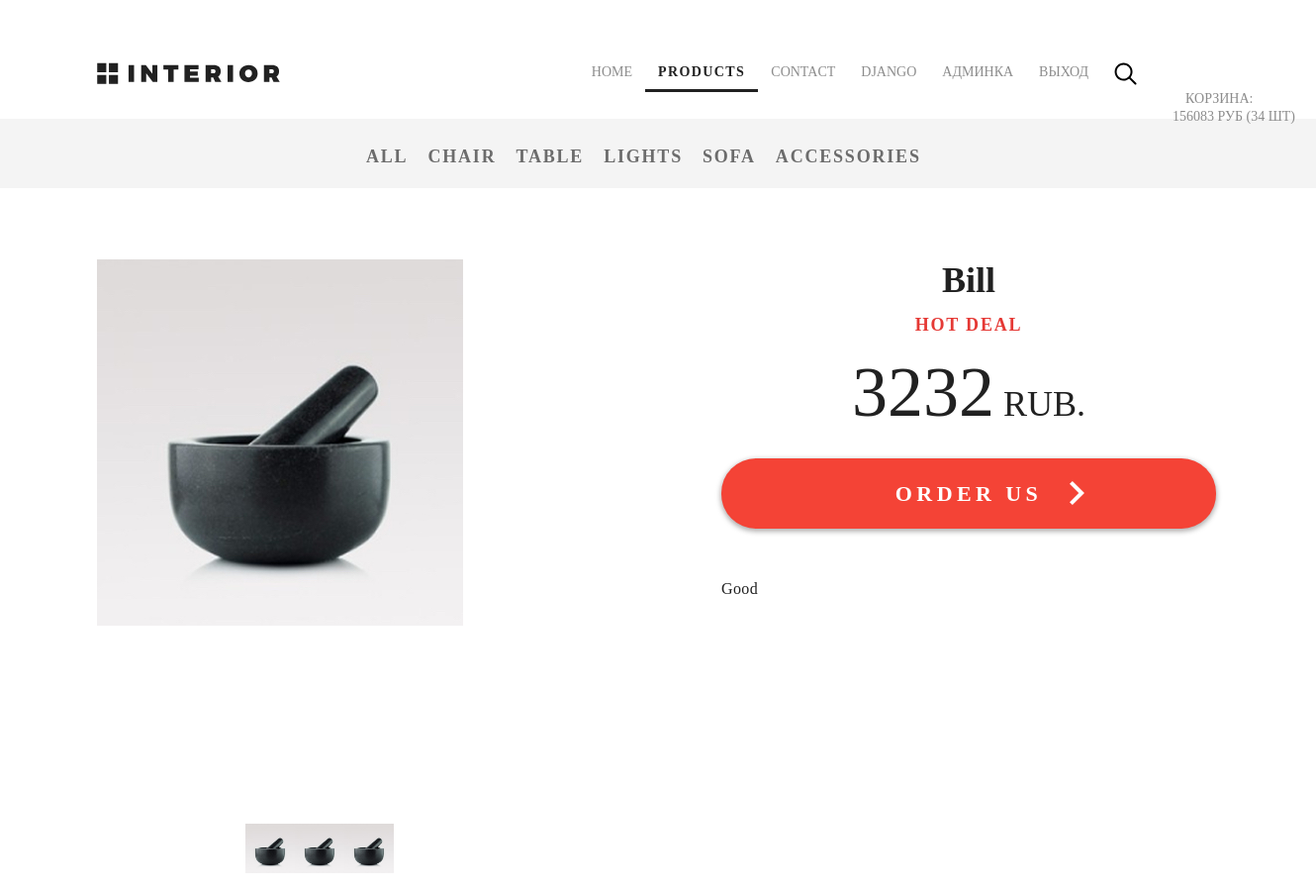
Page /products/ (signed in, upper part) on the earlier database version.
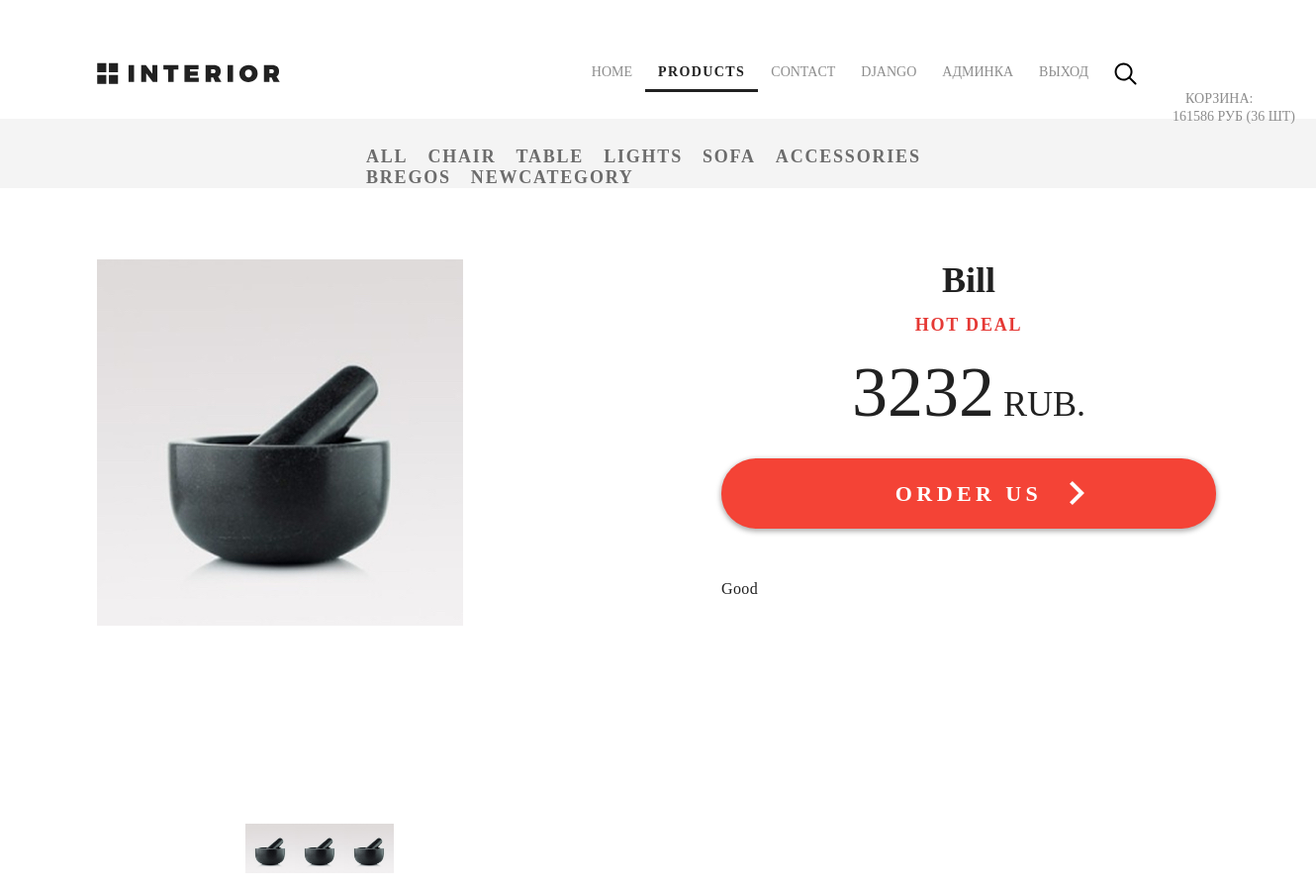
Same page on the later database version.
### basketapp/models.py (models this page shows)
class Basket(models.Model):
    user = models.ForeignKey(ShopUser, on_delete=models.CASCADE, related_name='basket')
    product = models.ForeignKey(Product, on_delete=models.CASCADE)
    quantity = models.PositiveIntegerField('количество', default=0)
    add_datetime = models.DateTimeField('дата добавления', auto_now_add=True)
    @property
    def product_cost(self):
        return self.product.price * self.quantity
    @property
    def total_quantity(self):
        return sum(map(lambda x: x.quantity, self.user.basket.all()))
    @property
    def total_cost(self):
        return sum(map(lambda x: x.product_cost, self.user.basket.all()))

### authapp/models.py (models this page shows)
class ShopUser(AbstractUser):
    age = models.PositiveSmallIntegerField('Возраст', null=True)
    avatar = models.ImageField(upload_to='users_avatars', blank=True)
    id_for_friends = models.CharField('Код для пригашения друзей', max_length=8, blank=True)

### mainapp/models.py (models this page shows, shortened)
class Product(models.Model):
    category = models.ForeignKey(ProductCategory, on_delete=models.PROTECT, verbose_name='Категория')
    name = models.CharField('Название', max_length=128)
    short_description = models.CharField('Краткое описание', max_length=128, blank=True)
    description = models.TextField('Описание', blank=True)
    quantity = models.PositiveIntegerField('Количество', default=0)
    price = models.DecimalField('Цена', max_digits=10, decimal_places=0, default=0)
    image = models.ImageField(upload_to='products_images', blank=True)
    is_active = models.BooleanField(default=True)
    created_at = models.DateTimeField('Дата создания', auto_now_add=True)
    updated_at = models.DateTimeField('Дата обновления', auto_now=True)

class ProductCategory(models.Model):
    name = models.CharField('Название', max_length=128, unique=True)
    description = models.TextField('Описание', max_length=255, blank=True)
    is_active = models.BooleanField(default=True)
    created_at = models.DateTimeField('Дата создания', auto_now_add=True)

### mainapp/views.py (the view)
# urls.py: path('products/', mainapp.products, name="products"),
def products(request, page=1):
    categories = ProductCategory.objects.all()
    hot_product_pk = random.choice(Product.objects.filter(is_active=True).values_list('pk', flat=True))
    hot_product = Product.objects.get(pk=hot_product_pk)
    same_products = hot_product.category.product_set.filter(is_active=True).exclude(pk=hot_product.pk)
    products_paginator = Paginator(same_products, 1)
    try:
        same_products = products_paginator.page(page)
    except PageNotAnInteger:
        same_products = products_paginator.page(1)
    except EmptyPage:
        same_products = products_paginator.page(products_paginator.num_pages)
    context = {
        'page_title': 'Products',
        'categories': categories,
        'hot_product': hot_product,
        'same_products': same_products,
        'basket': get_basket(request),
    }
    return render(request, 'mainapp/product-details.html', context)

### mainapp/templatetags/my_filters.py (called while the page is built)
@register.filter(name='media_folder_products')
def media_folder_products(string):
    if not string:
        string = 'products_images/default.jpg'
    return f'{settings.MEDIA_URL}{string}'

### mainapp/views.py (called while the page is built)
def get_basket(request):
    return request.user.is_authenticated and request.user.basket.all() or []

### mainapp/templates/mainapp/product-details.html (shortened to what this page needs)
{% extends 'mainapp/base.html' %}
{% load static %}
{% load my_filters %}
{% block container %}
	<div class="product-header padding-site">
		{% include 'mainapp/includes/inc__main_menu.html' %}
	</div>
	{% include 'mainapp/includes/inc__categories_menu.html' %}
	<div class="product-info padding-site">
		<ul class="product-info-image-text clearfix">
			<li class="product-info-image-text-list main-product-info-image-text-list"><img src="{{ hot_product.image|media_folder_products }}" alt="slider1"></li>
			<li class="product-info-image-text-list product-info-text">
				<div class="product-info-text-header">
					{{ hot_product.name }}
				</div>
				<div class="product-info-text-tag">
					Hot Deal
				</div>
				<div class="product-info-text-price">
					<span class="product-info-text-price-number">{{ hot_product.price }}</span> rub.
				</div>
				<div class="product-info-text-button">
					<a href="{% url 'basket:add_product' hot_product.pk %}" class="product-info-text-button-link">Order Us<span class="product-info-text-arrow-button"><img src="{% static 'icons/arrow-white.svg' %}" alt="arrow"></span></a>
				</div>
				<div class="product-info-text-text">
					{{ hot_product.description }}
				</div>
			</li>
		</ul>
		<ul class="product-photo-slider clearfix">
			<li class="product-photo-slider-list"><img src="{{ hot_product.image|media_folder_products }}" alt="controll"></li>
			<li class="product-photo-slider-list"><img src="{{ hot_product.image|media_folder_products }}" alt="controll11"></li>
			<li class="product-photo-slider-list product-photo-slider-list-active"><img src="{{ hot_product.image|media_folder_products }}" alt="controll2"></li>
		</ul>
	</div>
{% endblock %}

### mainapp/templates/mainapp/includes/inc__main_menu.html (shortened to what this page needs)
{% load static %}
<div class="header clearfix">
	<a href="{% url 'main:index' %}"><img src="{% static 'img/logo.svg' %}" alt="logo"></a>
	<ul class="menu clearfix">
		<li class="menu-list">
			<a href="{% url 'main:index' %}" class="menu-link ">HOME</a>
		</li>
		<li class="menu-list">
			<a href="{% url 'main:products' %}" class="menu-link {% if request.resolver_match.view_name == 'main:products' %}
                        menu-link-active
                      {% endif %}">PRODUCTS</a>
		</li>
		<li class="menu-list">
			<a href="{% url 'main:contacts' %}" class="menu-link ">CONTACT</a>
		</li>
		{% if user.is_authenticated %}
            <li class="menu-list">
                <a href="{% url 'auth:update' %}" class="menu-link">
                    {{ user.first_name|default:'пользователь'|title }}
                </a>
            </li>
        {% endif %}
		{% if user.is_superuser %}
            <li class="menu-list">
                <a href="{% url 'my_admin:index' %}" class="menu-link">
                    Админка
                </a>
            </li>
        {% endif %}
        <li class="menu-list">
            {% if user.is_authenticated %}
                <a href="{% url 'auth:logout' %}" class="menu-link">
                    выход
                </a>
            {% else %}
                <a href="{% url 'auth:login' %}" class="menu-link">
                    вход
                </a>
            {% endif %}
        </li>
		<li class="menu-list">
			<a href="#" class="menu-link">
				<img src="{% static 'icons/search.svg' %}" alt="search">
			</a>
		</li>
	</ul>
</div>
<div class="basket">
	<a href="{% url 'basket:index' %}" class="menu-link">
		<span>Корзина:</span><br>
		<span>
			{% if basket %}
				{{ basket.0.total_cost|floatformat:0 }} руб ({{ basket.0.total_quantity }} шт)
			{% endif %}
		</span>
	</a>
</div>

### mainapp/templates/mainapp/includes/inc__categories_menu.html (shortened to what this page needs)
<ul class="second-menu clearfix">
    <li class="second-menu-list">
        <a href="{% url 'main:category_products' 0 %}" class="second-menu-link
            ">
            All
        </a>
    </li>
    {% for category in categories %}
        <li class="second-menu-list">
            <a href="{% url 'main:category_products' category.pk %}" class="second-menu-link
                ">
                {{ category.name }}
            </a>
        </li>
    {% endfor %}
</ul>

Differences in the rows shown:
changed through a linked row, Basket: user+product+quantity "156083" → "161586"; user+quantity "34" → "36"
added ProductCategory: name "BREGOS"
added ProductCategory: name "NEWCATEGORY"
